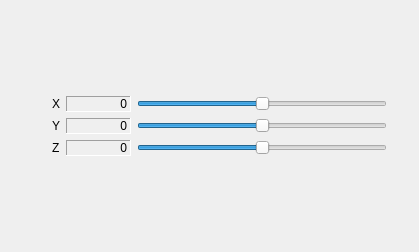
<?xml version="1.0" encoding="UTF-8"?>
<ui version="4.0">
 <class>Form</class>
 <widget class="QWidget" name="Form">
  <property name="geometry">
   <rect>
    <x>0</x>
    <y>0</y>
    <width>419</width>
    <height>252</height>
   </rect>
  </property>
  <property name="windowTitle">
   <string>Accelerometer Viewer</string>
  </property>
  <layout class="QGridLayout" name="gridLayout_2">
   <item row="0" column="1">
    <spacer name="verticalSpacer">
     <property name="orientation">
      <enum>Qt::Vertical</enum>
     </property>
     <property name="sizeHint" stdset="0">
      <size>
       <width>20</width>
       <height>68</height>
      </size>
     </property>
    </spacer>
   </item>
   <item row="1" column="0">
    <spacer name="horizontalSpacer">
     <property name="orientation">
      <enum>Qt::Horizontal</enum>
     </property>
     <property name="sizeHint" stdset="0">
      <size>
       <width>71</width>
       <height>20</height>
      </size>
     </property>
    </spacer>
   </item>
   <item row="1" column="1">
    <layout class="QGridLayout" name="gridLayout">
     <item row="0" column="0">
      <widget class="QLabel" name="xLabel">
       <property name="text">
        <string>X</string>
       </property>
      </widget>
     </item>
     <item row="0" column="1">
      <widget class="QLabel" name="xValue">
       <property name="minimumSize">
        <size>
         <width>65</width>
         <height>0</height>
        </size>
       </property>
       <property name="frameShape">
        <enum>QFrame::Panel</enum>
       </property>
       <property name="frameShadow">
        <enum>QFrame::Sunken</enum>
       </property>
       <property name="text">
        <string>0</string>
       </property>
       <property name="alignment">
        <set>Qt::AlignRight|Qt::AlignTrailing|Qt::AlignVCenter</set>
       </property>
      </widget>
     </item>
     <item row="0" column="2">
      <widget class="QSlider" name="xSlider">
       <property name="sizePolicy">
        <sizepolicy hsizetype="Maximum" vsizetype="Fixed">
         <horstretch>0</horstretch>
         <verstretch>0</verstretch>
        </sizepolicy>
       </property>
       <property name="minimumSize">
        <size>
         <width>250</width>
         <height>0</height>
        </size>
       </property>
       <property name="minimum">
        <number>-1000</number>
       </property>
       <property name="maximum">
        <number>1000</number>
       </property>
       <property name="orientation">
        <enum>Qt::Horizontal</enum>
       </property>
      </widget>
     </item>
     <item row="1" column="0">
      <widget class="QLabel" name="yLabel">
       <property name="text">
        <string>Y</string>
       </property>
      </widget>
     </item>
     <item row="1" column="1">
      <widget class="QLabel" name="yValue">
       <property name="frameShape">
        <enum>QFrame::Panel</enum>
       </property>
       <property name="frameShadow">
        <enum>QFrame::Sunken</enum>
       </property>
       <property name="text">
        <string>0</string>
       </property>
       <property name="alignment">
        <set>Qt::AlignRight|Qt::AlignTrailing|Qt::AlignVCenter</set>
       </property>
      </widget>
     </item>
     <item row="1" column="2">
      <widget class="QSlider" name="ySlider">
       <property name="sizePolicy">
        <sizepolicy hsizetype="Maximum" vsizetype="Fixed">
         <horstretch>0</horstretch>
         <verstretch>0</verstretch>
        </sizepolicy>
       </property>
       <property name="minimumSize">
        <size>
         <width>250</width>
         <height>0</height>
        </size>
       </property>
       <property name="minimum">
        <number>-1000</number>
       </property>
       <property name="maximum">
        <number>1000</number>
       </property>
       <property name="orientation">
        <enum>Qt::Horizontal</enum>
       </property>
      </widget>
     </item>
     <item row="2" column="0">
      <widget class="QLabel" name="zLabel">
       <property name="text">
        <string>Z</string>
       </property>
      </widget>
     </item>
     <item row="2" column="1">
      <widget class="QLabel" name="zValue">
       <property name="frameShape">
        <enum>QFrame::Panel</enum>
       </property>
       <property name="frameShadow">
        <enum>QFrame::Sunken</enum>
       </property>
       <property name="text">
        <string>0</string>
       </property>
       <property name="alignment">
        <set>Qt::AlignRight|Qt::AlignTrailing|Qt::AlignVCenter</set>
       </property>
      </widget>
     </item>
     <item row="2" column="2">
      <widget class="QSlider" name="zSlider">
       <property name="sizePolicy">
        <sizepolicy hsizetype="Maximum" vsizetype="Fixed">
         <horstretch>0</horstretch>
         <verstretch>0</verstretch>
        </sizepolicy>
       </property>
       <property name="minimumSize">
        <size>
         <width>250</width>
         <height>0</height>
        </size>
       </property>
       <property name="minimum">
        <number>-1000</number>
       </property>
       <property name="maximum">
        <number>1000</number>
       </property>
       <property name="orientation">
        <enum>Qt::Horizontal</enum>
       </property>
      </widget>
     </item>
    </layout>
   </item>
   <item row="1" column="2">
    <spacer name="horizontalSpacer_2">
     <property name="orientation">
      <enum>Qt::Horizontal</enum>
     </property>
     <property name="sizeHint" stdset="0">
      <size>
       <width>51</width>
       <height>20</height>
      </size>
     </property>
    </spacer>
   </item>
   <item row="2" column="1">
    <spacer name="verticalSpacer_2">
     <property name="orientation">
      <enum>Qt::Vertical</enum>
     </property>
     <property name="sizeHint" stdset="0">
      <size>
       <width>20</width>
       <height>20</height>
      </size>
     </property>
    </spacer>
   </item>
  </layout>
 </widget>
 <resources/>
 <connections/>
</ui>
